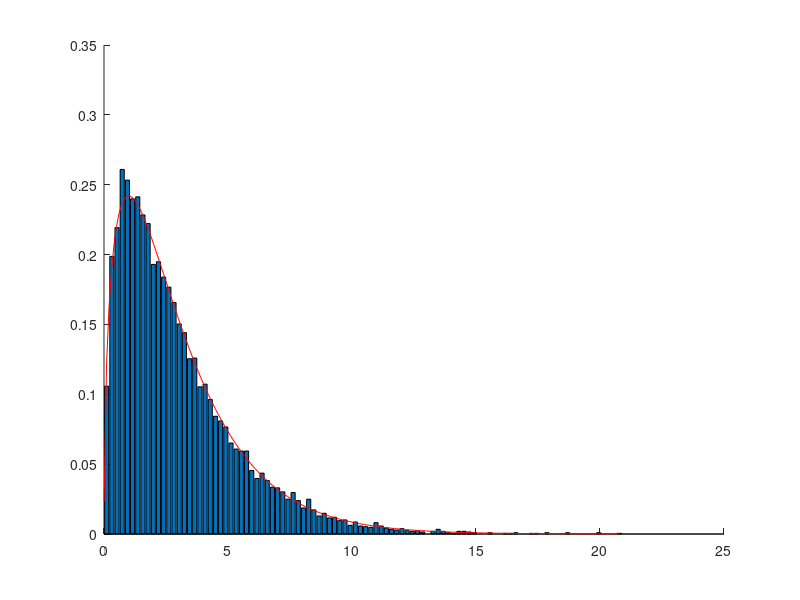

The MATLAB source for this figure:
N = 10000;
K3 = 3;
X3 = randn([K3, N]);
Y3 = sum(X3);

[counts, centers] = hist(Y3,100);
%bar(centers, counts/N/(centers(2)-centers(1)));

sigma = sqrt(((1/N)*sum(Y3*Y3')))
meanx3 = 0;
rangey3 = (min(Y3):0.1:max(Y3));
py3 = (1/(sqrt(2*pi)*sigma))*exp(-(rangey3-meanx3).*(rangey3-meanx3)/(2*sigma*sigma));
hold on;
%plot(rangey3, py3, 'r')
X_chi2=X3.*X3;
z=sum(X_chi2);
[counts, centers] = hist(z,100);
bar(centers, counts/N/(centers(2)-centers(1)));

hold on
range_z=(min(z):0.1:max(z));
pz=(range_z.^((K3/2)-1).*exp(-range_z/2))/(2^(K3/2)*gamma(K3/2));
plot(range_z,pz,'r');

var_z=var(z)
mean_z=mean(z)
